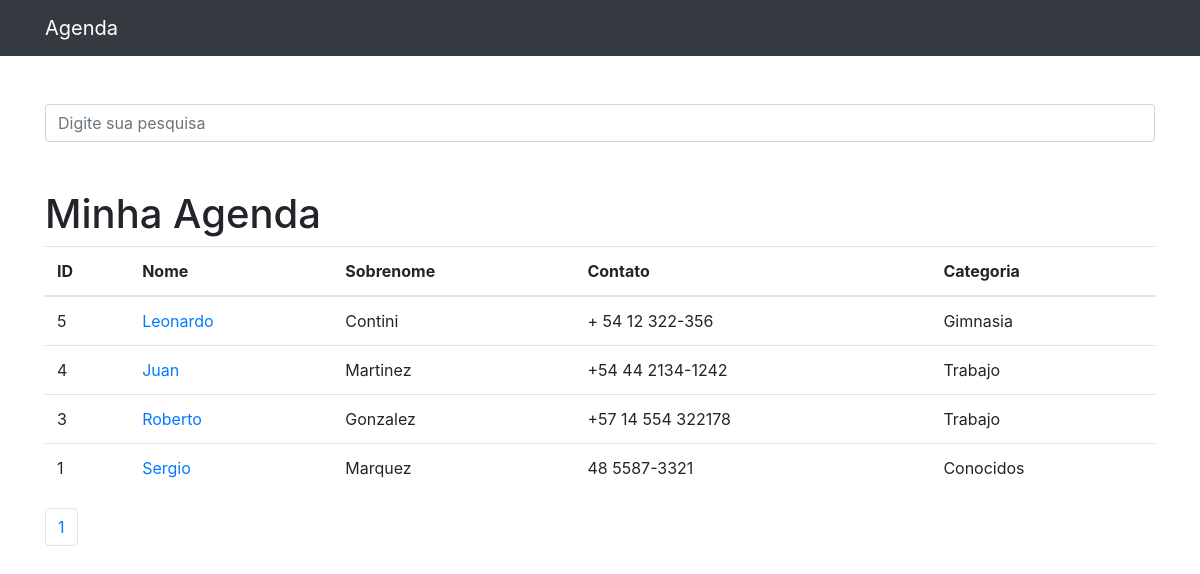
The app's page /, older data.
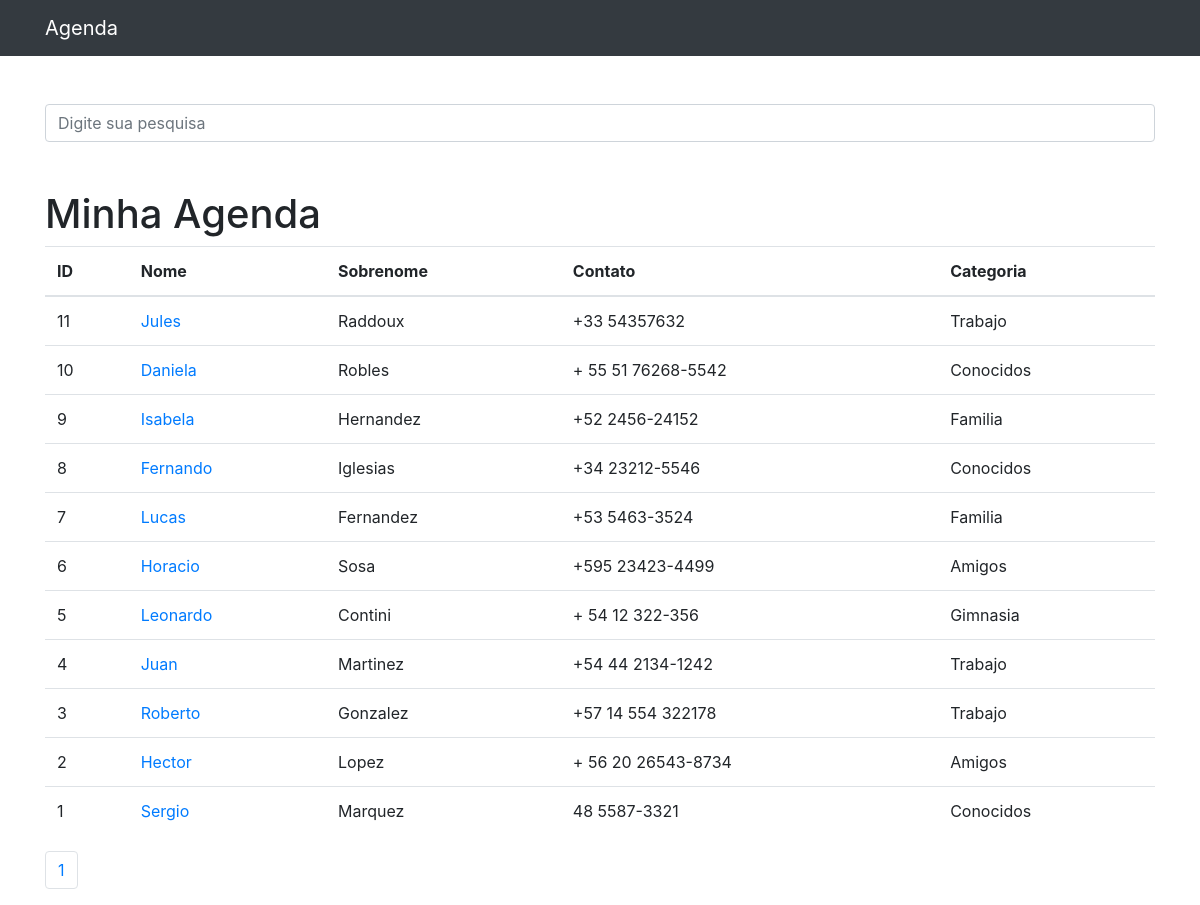
The same page, newer data.
### contatos/models.py (models this page shows, shortened)
class Contato(models.Model):
    nome = models.CharField(max_length=255)
    sobrenome = models.CharField(max_length=255, blank=True)
    telefone = models.CharField(max_length=255)
    email = models.CharField(max_length=255, blank=True)
    data_criacao = models.DateTimeField(default=timezone.now)
    descricao = models.TextField(blank=True)
    categoria = models.ForeignKey(Categoria, on_delete=models.DO_NOTHING)
    mostrar = models.BooleanField(default=True)
    foto = models.ImageField(blank=True, upload_to='fotos/%Y/%m/%d')

class Categoria(models.Model):
    nome = models.CharField(max_length=255)
    def __str__(self):
        return self.nome

### contatos/views.py (the view)
# urls.py: path('', views.index, name='index'),
def index(request):
    contatos = Contato.objects.order_by('-id').filter(
        mostrar=True
    )
    paginator = Paginator(contatos, 20)
    page = request.GET.get('p')
    contatos = paginator.get_page(page)
    return render(request, 'contatos/index.html', {
        'contatos': contatos
    })

### contatos/templates/contatos/index.html
{% extends 'base.html' %}
{%block conteudo%}
    <h1 class="mt-5">Minha Agenda</h1>
    <table class="table">
        <thead>
        <tr>
            <th>ID</th>
            <th>Nome</th>
            <th>Sobrenome</th>
            <th>Contato</th>
            <th>Categoria</th>
        </tr>
        </thead>
            <tbody>
                {% for contato in contatos %}
                    <tr>
                        <td>{{ contato.id }}</td>
                        <td>
                        <a href="{% url 'ver_contato' contato.id %}"> {{ contato.nome }}</a>
                        </td>
                        <td>{{ contato.sobrenome }}</td>
                        <td>{{ contato.telefone}}</td>
                        <td>{{ contato.categoria }}</td>
                    </tr>
                {% endfor %}
            </tbody>
    </table>
<nav aria-label="Page navigation example">
    <ul class="pagination">
    {% for pagina in contatos.paginator.page_range %}
        {% if contatos.number == pagina %}
            <li class="page-item">
                <a class="page-link" href="?p={{ pagina }}&termo={{ request.GET.termo }}">{{pagina}}</a>
            </li>
       {% else %}
            <li class="page-item">
                <a class="page-link" href="?p={{ pagina }}&termo={{ request.GET.termo }}">{{pagina}}</a>
            </li>
        {% endif %}
    {% endfor %}
    </ul>
</nav>
{%endblock%}

Row changes from the older to the newer data that the page shows:
added Contato: id "11", nome "Jules", sobrenome "Raddoux", telefone "+33 54357632", categoria "Trabajo"
added Contato: id "10", nome "Daniela", sobrenome "Robles", telefone "+ 55 51 76268-5542", categoria "Conocidos"
added Contato: id "9", nome "Isabela", sobrenome "Hernandez", telefone "+52 2456-24152", categoria "Familia"
added Contato: id "8", nome "Fernando", sobrenome "Iglesias", telefone "+34 23212-5546", categoria "Conocidos"
added Contato: id "7", nome "Lucas", sobrenome "Fernandez", telefone "+53 5463-3524", categoria "Familia"
added Contato: id "6", nome "Horacio", sobrenome "Sosa", telefone "+595 23423-4499", categoria "Amigos"
now on this page (row edited): Contato: id "2", nome "Hector", sobrenome "Lopez", telefone "+ 56 20 26543-8734", categoria "Amigos"
